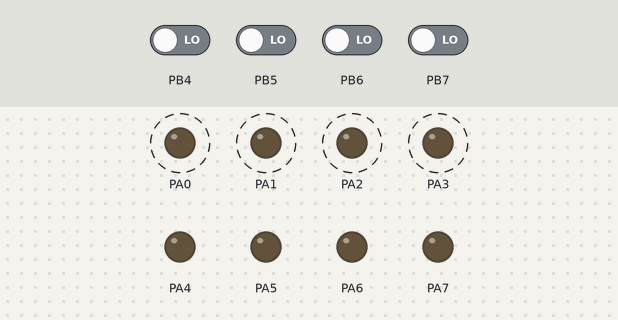
Bench run of a program on a simulated ATmega128, built with avr-gcc and emulated at 7.3728 MHz. Shown: output pins drawn as LEDs (lit = HIGH). Dashed ring = blinking. The inputs (shaded band) are chosen by the test bench; at power-on: PB4–7 LOW.

Above: at 1.3 s.
1.4 s: PB5 driven HIGH
Timing chart, 0 to 10.4 s (numbered marks = the images above; inputs shaded):
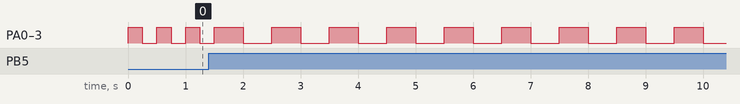

The program:

main.c
```c
/*
 * input.c
 *
 * Created: 2020-06-12 오후 5:16:01
 * Author : PKNU
 */

#include <avr/io.h>
#include <util/delay.h>

int main(void)
{
	unsigned char Switch_flag = 0, Switch_flag_pre = 0x01;

	DDRA = 0xff;
	DDRB = 0x00;
	PORTA = 0x00;
    while (1)
    {
		Switch_flag = PINB >> 4;
		if((Switch_flag == 0x01)||(Switch_flag == 0x02)||(Switch_flag == 0x04)||(Switch_flag == 0x08)) {
			Switch_flag_pre = Switch_flag;
		}

		PORTA ^= 0x0f;

		if(Switch_flag_pre == 0x01) _delay_ms(250);
		else if(Switch_flag_pre == 0x02) _delay_ms(500);
		else if(Switch_flag_pre == 0x04) _delay_ms(750);
		else if(Switch_flag_pre == 0x08) _delay_ms(1000);
    }
}
```

Measured:
- after the input at 1.4 s, PA0–3: alternates HIGH for 0.50 s and LOW for 0.50 s, starting after 0.60 s
- by itself, PA0–3: alternates HIGH for 0.25 s and LOW for 0.25 s
